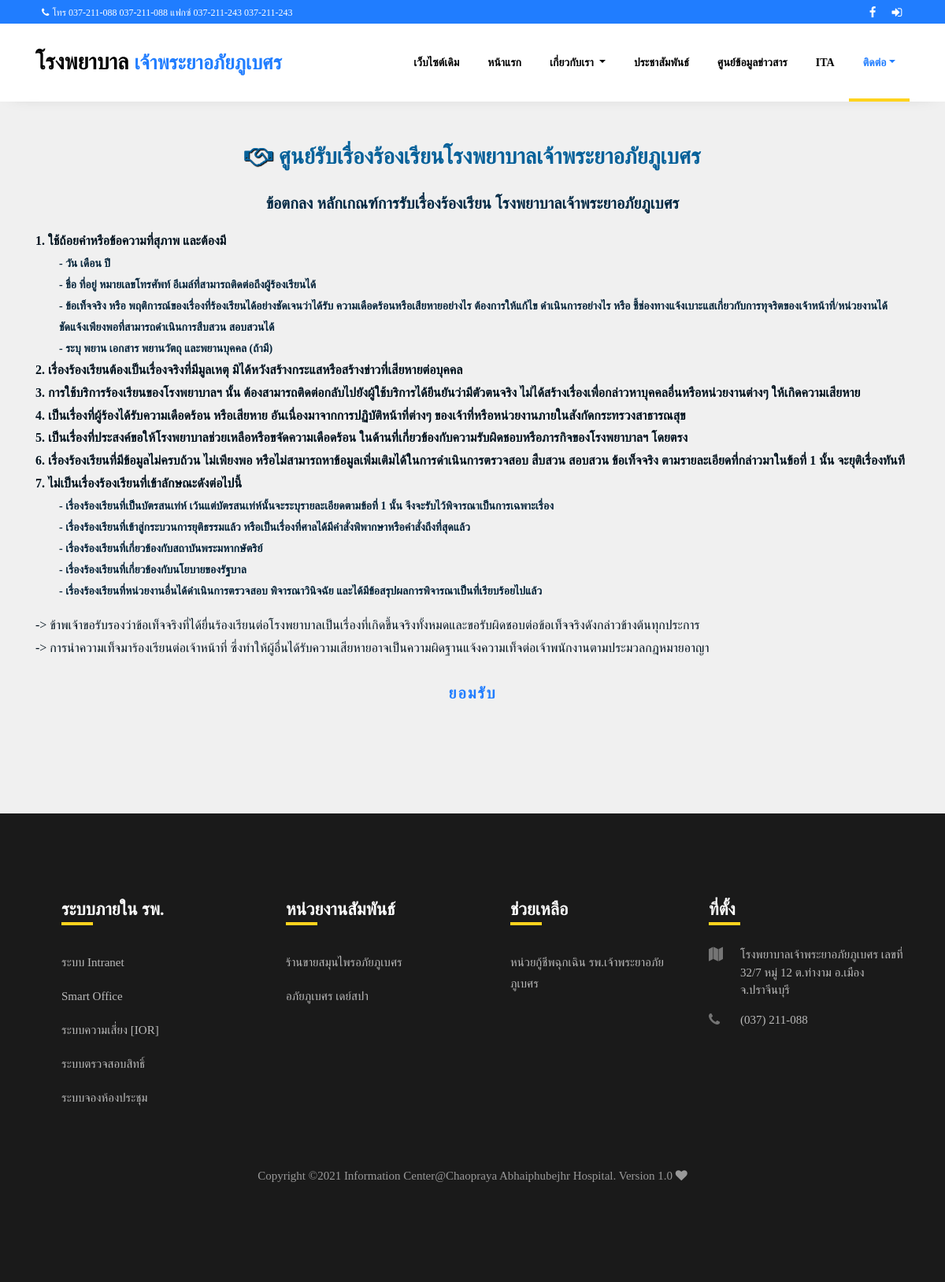
The app's page /Pages/complaints.php with its own data.
### tables this page shows
CREATE TABLE `cpa_web_footer_group`  (
  `cpa_footer_group_id` int(11) NOT NULL,
  `cpa_footer_group_name` varchar(255) DEFAULT NULL,
  `cpa_footer_status` int(5) DEFAULT NULL,
  PRIMARY KEY (`cpa_footer_group_id`) USING BTREE
);

CREATE TABLE `cpa_web_footermenu`  (
  `cpa_footer_id` int(11) NOT NULL AUTO_INCREMENT,
  `cpa_footer_name` varchar(255) DEFAULT NULL,
  `cpa_footer_link` varchar(255) DEFAULT NULL,
  `cpa_footer_group_id` int(50) DEFAULT NULL,
  `cpa_footer_status` varchar(50) DEFAULT NULL,
  PRIMARY KEY (`cpa_footer_id`) USING BTREE
);

### Pages/complaints.php (the view, shortened to what this page needs)
<!DOCTYPE html>
<html lang="en">
<head>
  <?php include("./cpawebsite/components/header.php"); ?>
  <link rel="stylesheet" href="./cpawebsite/Pages/jquery.Thailand.js/dist/jquery.Thailand.min.css">
</head>
<body style="background-color: #f0f0f0;">
  <?php $page = "contact";
  include "./cpawebsite/components/navbar.php" ?>
  <div id="sure" class="container" style="padding-top: 45px; padding-bottom: 125px; display:<?php echo ($_SERVER["REQUEST_METHOD"] == "POST") ? "none" : "block" ?>;">
    <div class="row">
      <div class="col-md-12 col-sm-12 col-xs-12 ">
        <p style="text-align: center;">
          <i class="fa fa-handshake-o" style="color: #046099;font-size:28px;text-shadow:1px 1px 1px #000000;" aria-hidden="true"></i>&nbsp;
          <span style="font-weight: bold;font-size:28px;color: #046099;">ศูนย์รับเรื่องร้องเรียนโรงพยาบาลเจ้าพระยาอภัยภูเบศร</span>
        </p>
      </div>
    </div>
    <div class="row">
      <div class="col-md-12 col-sm-12 col-xs-12 ">
        <p style="text-align: center;">
          <span style="font-weight: bold;font-size:20px;color: #012843;">ข้อตกลง หลักเกณฑ์การรับเรื่องร้องเรียน โรงพยาบาลเจ้าพระยาอภัยภูเบศร</span>
        </p>
      </div>
    </div>
    <div class="row">
      <div class="col-md-12 col-sm-12 col-xs-12 ">
        <span style="text-align: left; font-weight: bold;font-size:16px;color: #00121e;">1. ใช้ถ้อยคำหรือข้อความที่สุภาพ และต้องมี</span>
      </div>
    </div>
    <div class="row" style="margin-left: 15px; margin-right: 5px;">
      <div class="col-md-12 col-sm-12 col-xs-12 ">
        <span style="text-align: left; font-weight: bold;font-size:14px;color: #05243a;">
          - วัน เดือน ปี<br>
          - ชื่อ ที่อยู่ หมายเลขโทรศัพท์ อีเมล์ที่สามารถติดต่อถึงผู้ร้องเรียนได้<br>
          - ข้อเท็จจริง หรือ พฤติการณ์ของเรื่องที่ร้องเรียนได้อย่างชัดเจนว่าได้รับ ความเดือดร้อนหรือเสียหายอย่างไร ต้องการให้แก้ไข ดำเนินการอย่างไร หรือ ชี้ช่องทางแจ้งเบาะแสเกี่ยวกับการทุจริตของเจ้าหน้าที่/หน่วยงานได้ชัดแจ้งเพียงพอที่สามารถดำเนินการสืบสวน สอบสวนได้<br>
          - ระบุ พยาน เอกสาร พยานวัตถุ และพยานบุคคล (ถ้ามี)
        </span>
      </div>
    </div>
    <div class="row">
      <div class="col-md-12 col-sm-12 col-xs-12 ">
        <span style="text-align: left; font-weight: bold;font-size:16px;color: #00121e;">2. เรื่องร้องเรียนต้องเป็นเรื่องจริงที่มีมูลเหตุ มิได้หวังสร้างกระแสหรือสร้างข่าวที่เสียหายต่อบุคคล</span>
      </div>
    </div>
    <div class="row">
      <div class="col-md-12 col-sm-12 col-xs-12 ">
        <span style="text-align: left; font-weight: bold;font-size:16px;color: #00121e;">3. การใช้บริการร้องเรียนของโรงพยาบาลฯ นั้น ต้องสามารถติดต่อกลับไปยังผู้ใช้บริการได้ยีนยันว่ามีตัวตนจริง ไม่ได้สร้างเรื่องเพื่อกล่าวหาบุคคลอื่นหรือหน่วยงานต่างๆ ให้เกิดความเสียหาย</span>
      </div>
    </div>
    <div class="row">
      <div class="col-md-12 col-sm-12 col-xs-12 ">
        <span style="text-align: left; font-weight: bold;font-size:16px;color: #00121e;">4. เป็นเรื่องที่ผู้ร้องได้รับความเดือดร้อน หรือเสียหาย อันเนื่องมาจากการปฏิบัติหน้าที่ต่างๆ ของเจ้าที่หรือหน่วยงานภายในสังกัดกระทรวงสาธารณสุข</span>
      </div>
    </div>
    <div class="row">
      <div class="col-md-12 col-sm-12 col-xs-12 ">
        <span style="text-align: left; font-weight: bold;font-size:16px;color: #00121e;">
          5. เป็นเรื่องที่ประสงค์ขอให้โรงพยาบาลช่วยเหลือหรือขจัดความเดือดร้อน ในด้านที่เกี่ยวข้องกับความรับผิดชอบหรือภารกิจของโรงพยาบาลฯ โดยตรง
        </span>
      </div>
    </div>
    <div class="row">
      <div class="col-md-12 col-sm-12 col-xs-12 ">
        <span style="text-align: left; font-weight: bold;font-size:16px;color: #00121e;">
          6. เรื่องร้องเรียนที่มีข้อมูลไม่ครบถ้วน ไม่เพียงพอ หรือไม่สามารถหาข้อมูลเพิ่มเติมได้ในการดำเนินการตรวจสอบ สืบสวน สอบสวน ข้อเท็จจริง ตามรายละเอียดที่กล่าวมาในข้อที่ 1 นั้น จะยุติเรื่องทันที
        </span>
      </div>
    </div>
    <div class="row">
      <div class="col-md-12 col-sm-12 col-xs-12 ">
        <span style="text-align: left; font-weight: bold;font-size:16px;color: #00121e;">
          7. ไม่เป็นเรื่องร้องเรียนที่เข้าลักษณะดังต่อไปนี้
        </span>
      </div>
    </div>
    <div class="row" style="margin-left: 15px; margin-right: 5px;">
      <div class="col-md-12 col-sm-12 col-xs-12 ">
        <p><span style="text-align: left; font-weight: bold;font-size:14px;color: #05243a;">
            - เรื่องร้องเรียนที่เป็นบัตรสนเท่ห์ เว้นแต่บัตรสนเท่ห์นั้นจะระบุรายละเอียดตามข้อที่ 1 นั้น จึงจะรับไว้พิจารณาเป็นการเฉพาะเรื่อง<br>
            - เรื่องร้องเรียนที่เข้าสู่กระบวนการยุติธรรมแล้ว หรือเป็นเรื่องที่ศาลได้มีคำสั่งพิพากษาหรือคำสั่งถึงที่สุดแล้ว<br>
            - เรื่องร้องเรียนที่เกี่ยวข้องกับสถาบันพระมหากษัตริย์<br>
            - เรื่องร้องเรียนที่เกี่ยวข้องกับนโยบายของรัฐบาล<br>
            - เรื่องร้องเรียนที่หน่วยงานอื่นได้ดำเนินการตรวจสอบ พิจารณาวินิจฉัย และได้มีข้อสรุปผลการพิจารณาเป็นที่เรียบร้อยไปแล้ว
          </span></p>
      </div>
    </div>
    <div class="row">
      <div class="col-md-12 col-sm-12 col-xs-12 ">
        <span style="text-align: left; font-size:16px;color: #00121e;">
          -> ข้าพเจ้าขอรับรองว่าข้อเท็จจริงที่ได้ยื่นร้องเรียนต่อโรงพยาบาลเป็นเรื่องที่เกิดขึ้นจริงทั้งหมดและขอรับผิดชอบต่อข้อเท็จจริงดังกล่าวข้างต้นทุกประการ<br>
          -> การนำความเท็จมาร้องเรียนต่อเจ้าหน้าที่ ซึ่งทำให้ผู้อื่นได้รับความเสียหายอาจเป็นความผิดฐานแจ้งความเท็จต่อเจ้าพนักงานตามประมวลกฎหมายอาญา
        </span>
      </div>
    </div>
    <div class="row">
      <div class="col-md-12" style="text-align:center; padding-top: 15px;">
        <button onclick="myFunction()" class="btn" style="text-align: center; font-weight: bold;font-size:20px;color: #207dff;">ยอมรับ</button>
      </div>
    </div>
  </div>
  <?php include "./cpawebsite/components/footer.php" ?>
</body>
</html>

### components/footer.php (shortened to what this page needs)
<footer class="footer">
	<div class="container">
		<div class="row">
			<?php
			$selectfootergroup = "SELECT * FROM cpa_web_footer_group where cpa_footer_status = '1'";
			$queryfootergroup = mysqli_query($con, $selectfootergroup);
			while ($Result = mysqli_fetch_assoc($queryfootergroup)) {
			?>
				<div class="col-md-6 col-lg-3 pl-lg-5 mb-1 mb-md-0">
					<h2 class="footer-heading"><?php echo $Result['cpa_footer_group_name']; ?></h2>
					<ul class="list-unstyled">
						<?php
						$selectfootermenu = "SELECT * FROM cpa_web_footermenu where cpa_footer_group_id = '" . $Result["cpa_footer_group_id"] . "' and cpa_footer_status = '1'";
						$queryfootermenu = mysqli_query($con, $selectfootermenu);
						while ($Resultmenu = mysqli_fetch_assoc($queryfootermenu)) { ?>
							<li><a href="<?php  if($Resultmenu['cpa_footer_link'] =='' || null ){echo '#';}else echo $Resultmenu['cpa_footer_link'] ;?>"  class="py-2 d-block">
							<?php echo $Resultmenu['cpa_footer_name'] ;?></a></li>
						<?php } ?>
					</ul>
				</div>
			<?php } ?>
			<div class="col-md-6 col-lg-3 mb-4 mb-md-0">
				<h2 class="footer-heading">ที่ตั้ง</h2>
				<div class="block-23 mb-3">
					<ul>
						<li><span class="icon fa fa-map"></span><span class="text">โรงพยาบาลเจ้าพระยาอภัยภูเบศร เลขที่ 32/7 หมู่ 12 ต.ท่างาม อ.เมืองจ.ปราจีนบุรี </span></li>
						<li><a href="#"><span class="icon fa fa-phone"></span><span class="text">(037) 211-088</span></a></li>
					</ul>
				</div>
			</div>
		</div>
		<div class="row mt-5">
			<div class="col-md-12 text-center">
				<p class="copyright">
					Copyright &copy; Information Center@Chaopraya Abhaiphubejhr Hospital. Version 1.0 <i class="fa fa-heart" aria-hidden="true"></i>
				</p>
			</div>
		</div>
	</div>
</footer>

### components/navbar.php (style rules this page uses)
div { font-family: myFirstFont; }

### records on screen
cpa_web_footer_group: cpa_footer_group_name "ระบบภายใน รพ."
cpa_web_footermenu: cpa_footer_name "ระบบ Intranet"
cpa_web_footermenu: cpa_footer_name "Smart Office"
cpa_web_footermenu: cpa_footer_name "ระบบความเสี่ยง [IOR]"
cpa_web_footermenu: cpa_footer_name "ระบบตรวจสอบสิทธิ์"
cpa_web_footermenu: cpa_footer_name "ระบบจองห้องประชุม"
cpa_web_footer_group: cpa_footer_group_name "หน่วยงานสัมพันธ์"
cpa_web_footermenu: cpa_footer_name "ร้านขายสมุนไพรอภัยภูเบศร"
cpa_web_footermenu: cpa_footer_name "อภัยภูเบศร เดย์สปา"
cpa_web_footer_group: cpa_footer_group_name "ช่วยเหลือ"
cpa_web_footermenu: cpa_footer_name "หน่วยกู้ชีพฉุกเฉิน รพ.เจ้าพระยาอภัยภูเบศร"
